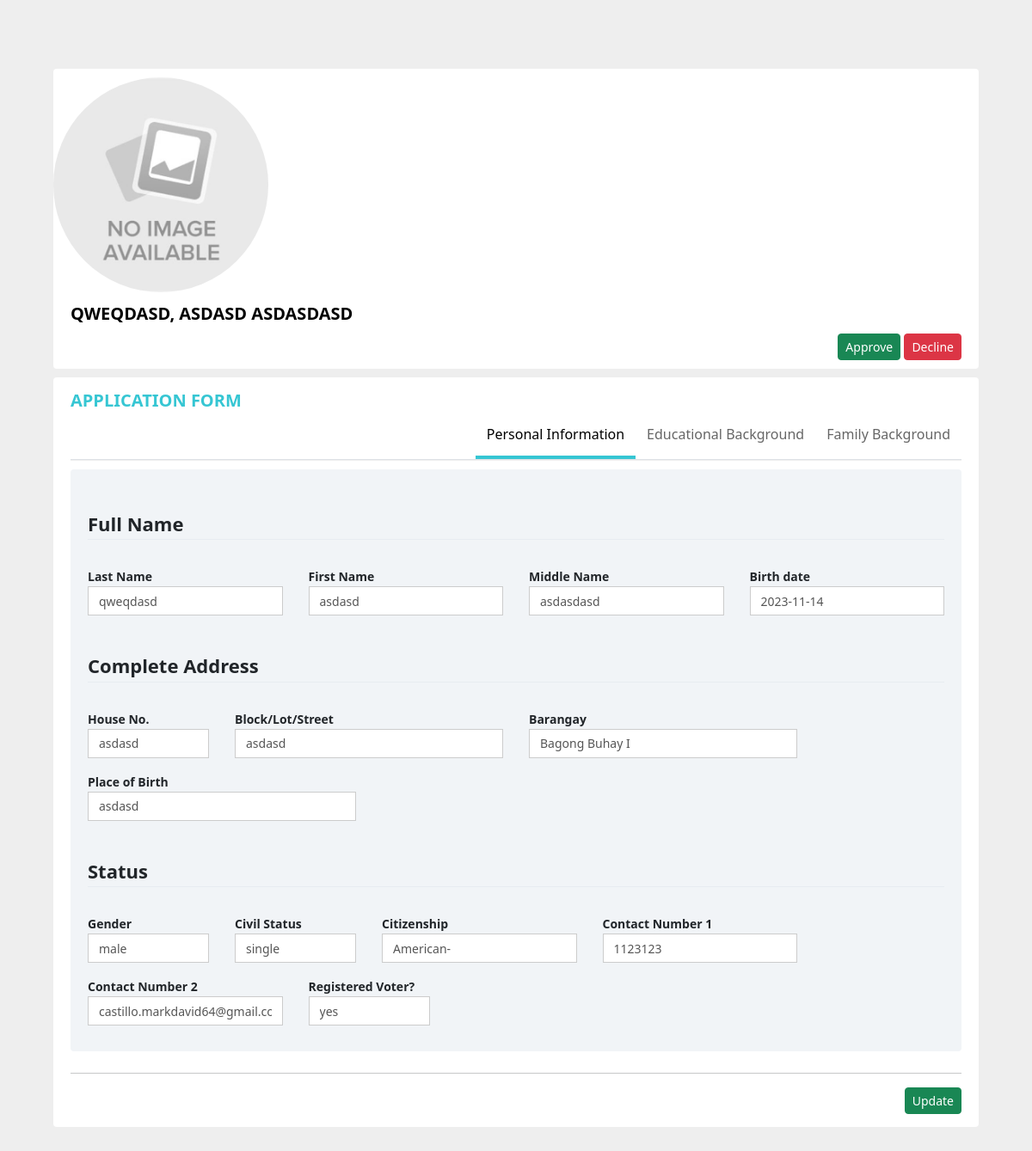
The app's page /pages/admin/action/profileStaffDb.php?id=127, older data.
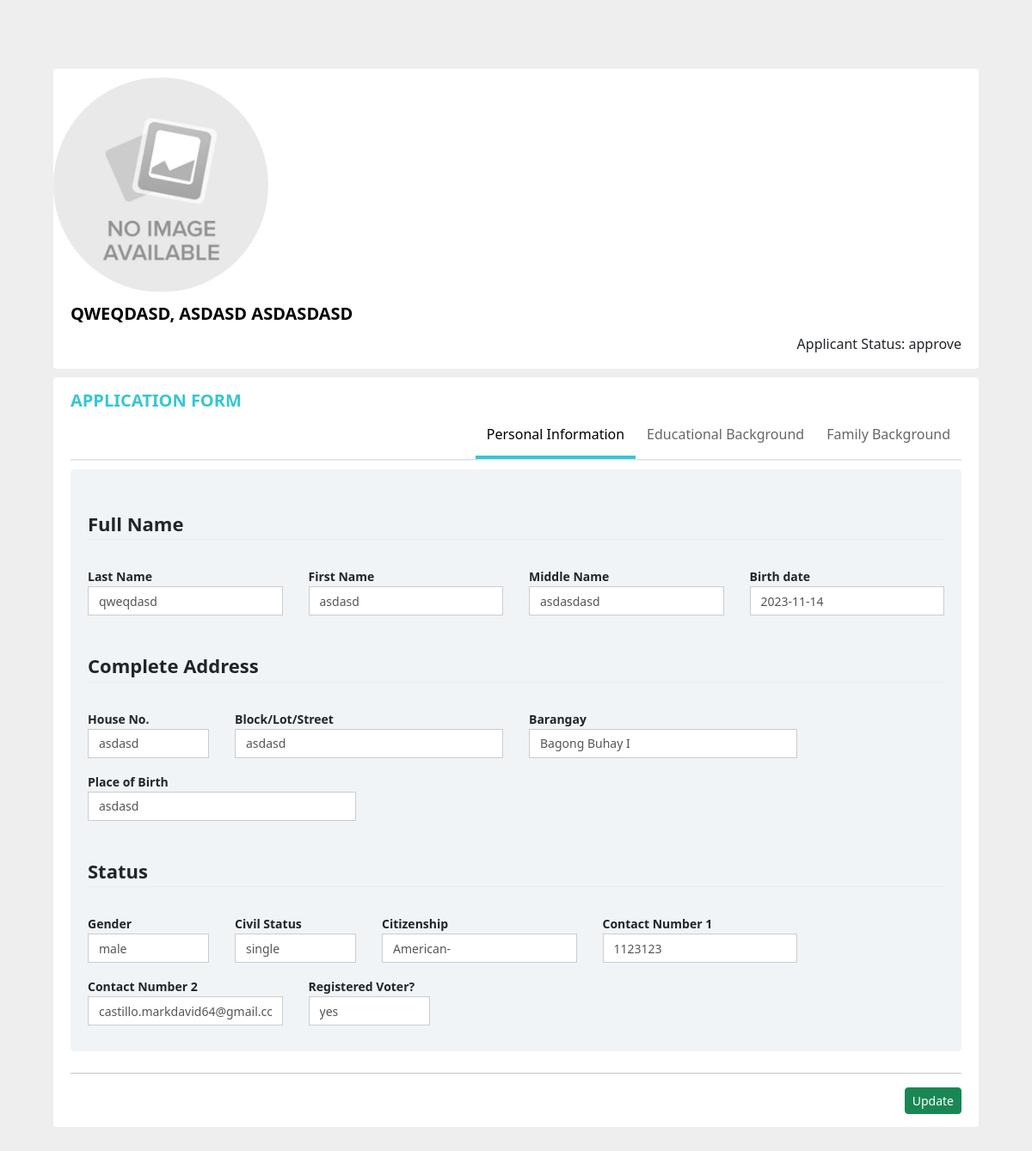
The same page, newer data.
### tables this page shows
CREATE TABLE `registration` (
  `applicant_id` int(11) NOT NULL,
  `fullName` varchar(255) NOT NULL,
  `lastName` varchar(50) NOT NULL,
  `firstName` varchar(50) NOT NULL,
  `middleName` varchar(50) NOT NULL,
  `status` varchar(100) DEFAULT NULL,
  `gender` varchar(10) NOT NULL,
  `civilStatus` varchar(10) NOT NULL,
  `voter` varchar(5) NOT NULL,
  `birthDate` date NOT NULL,
  `birthPlace` varchar(100) NOT NULL,
  `citizenship` varchar(10) NOT NULL,
  `fullAddress` varchar(255) NOT NULL,
  `houseAddress` varchar(100) NOT NULL,
  `streetAddress` varchar(100) NOT NULL,
  `barangayAddress` varchar(100) NOT NULL,
  `contactNum1` varchar(20) NOT NULL,
  `contactNum2` varchar(255) NOT NULL,
  `pic2x2` varchar(255) NOT NULL,
  `signaturePic` varchar(255) NOT NULL,
  `schoolName` varchar(100) NOT NULL,
  `schoolAddress` varchar(100) NOT NULL,
  `schoolType` varchar(10) NOT NULL,
  `course` varchar(50) NOT NULL,
  `yearLevel` varchar(50) NOT NULL,
  `fatherName` varchar(100) NOT NULL,
  `fatherStatus` varchar(20) NOT NULL,
  `fatherAddress` varchar(100) NOT NULL,
  `fatherContact` int(20) NOT NULL,
  `fatherOccupation` varchar(50) NOT NULL,
  `fatherEduc` varchar(50) NOT NULL,
  `motherName` varchar(100) NOT NULL,
  `motherStatus` varchar(50) NOT NULL,
  `motherAddress` varchar(100) NOT NULL,
  `motherContact` int(20) NOT NULL,
  `motherOccupation` varchar(50) NOT NULL,
  `motherEduc` varchar(50) NOT NULL,
  `guardianName` varchar(100) NOT NULL,
  `guardianAddress` varchar(100) NOT NULL,
  `guardianContact` int(20) NOT NULL,
  `guardianOccupation` varchar(50) NOT NULL,
  `guardianEduc` varchar(50) NOT NULL,
  `sibling1` varchar(200) NOT NULL,
  `sibling2` varchar(200) NOT NULL,
  `sibling3` varchar(200) NOT NULL,
  `sibling4` varchar(200) NOT NULL,
  `sibling5` varchar(200) NOT NULL,
  `sibling6` varchar(200) NOT NULL,
  `sizeFamily` int(50) NOT NULL,
  `annualGross` int(100) NOT NULL,
  `date` date NOT NULL DEFAULT current_timestamp()
);

CREATE TABLE `registration_approval` (
  `action_id` int(100) NOT NULL,
  `application_id` int(100) NOT NULL,
  `action_type` varchar(50) NOT NULL,
  `exam_status` varchar(100) DEFAULT NULL,
  `date` datetime NOT NULL DEFAULT current_timestamp()
);

### pages/admin/action/profileStaffDb.php (the view, shortened to what the rows shown need)
<?php
include '../include/dbConnection.php';
if (isset($_GET['id'])) {
    $applicantId = $_GET['id'];
    $sql = "SELECT * FROM registration WHERE applicant_id = '$applicantId'";
    $result = mysqli_query($conn, $sql);
    if ($result) {
        if (mysqli_num_rows($result) > 0) {
            $row = mysqli_fetch_assoc($result);
            extract($row);
        } else {
            echo "No row found with the specified ID.";
        }
    } else {
        echo "Error executing the query: " . mysqli_error($conn);
    }
} else {
    echo "No ID parameter found in the URL.";
}
?>
<!DOCTYPE html>
<html lang="en">
<head>
    <link href="https://cdn.jsdelivr.net/npm/bootstrap@5.3.0/dist/css/bootstrap.min.css" rel="stylesheet">
    <link rel="stylesheet" href="../../style/tabbing.css">
</head>
<body>
    <div class="container">
        <div class="profileBar">
            <div class="portlet light profileBar-portlet">
                <div class="profile-usertab">
                    <div class="profile-user-name text-uppercase"><?php echo $fullName ?>
                    </div>
                    <div class="actionBtn">
                        <?php if ($status == 'done') {
                            $status_sql = "SELECT * FROM registration_approval WHERE application_id = '$applicantId'";
                            $status_result = mysqli_query($conn, $status_sql);
                            if ($status_result) {
                                $row = mysqli_fetch_assoc($status_result);
                                if ($row) {
                                    $action = $row['action_type'];
                                    echo "Applicant Status: $action";
                                } else {
                                    echo "No action found for applicant with ID $applicantId";
                                }
                            } else {
                                echo "Error executing the query: " . mysqli_error($conn);
                            }
                        } else { ?>
                            <button type="button" id="approveBtn" class="btnApprove btn btn-success btn-sm" onclick="sendAction('<?php echo $applicantId; ?>', 'approve')">Approve</button>
                            <button type="button" id="declineBtn" class="btnDecline btn btn-danger btn-sm" onclick="sendAction('<?php echo $applicantId; ?>', 'decline')">Decline</button>
                        <?php }
                        ?>
                    </div>
                </div>
            </div>
        </div>
        <div class="portlet light">
            <div class="tab-content">
                <div class="tab-pane active" id="personInfo">
                    <form class="profile-form" role="form" autocomplete="on">
                        <div class="portletForm light bg-inverse">
                            <div class="portlet-body form">
                                <div class="row">
                                    <div class="col-md-3 col-sm-4">
                                        <div class="form-group">
                                            <label class="control-label bold font-xs">Last Name</label>
                                            <input type="text" class="form-control" name="l-name" id="l-name" value="<?php echo $lastName ?> " readonly>
                                        </div>
                                    </div>
                                    <div class="col-md-3 col-sm-4">
                                        <div class="form-group">
                                            <label class="control-label bold font-xs">First Name</label>
                                            <input type="text" class="form-control" name="f-name" id="f-name" value="<?php echo $firstName ?> " readonly>
                                        </div>
                                    </div>
                                    <div class="col-md-3 col-sm-4">
                                        <div class="form-group">
                                            <label class="control-label bold font-xs">Middle Name</label>
                                            <input type="text" class="form-control" name="m-name" id="m-name" value="<?php echo $middleName ?> " readonly>
                                        </div>
                                    </div>
                                    <div class="col-md-3">
                                        <div class="form-group">
                                            <div class="input-group">
                                                <input type="text" class="form-control" name="b-date" id="b-date" value="<?php echo $birthDate ?> " readonly>
                                            </div>
                                        </div>
                                    </div>
                                </div>
                                <div class="row">
                                    <div class="col-md-2">
                                        <div class="form-group">
                                            <label class="control-label bold font-xs">House No.</label>
                                            <input type="text" class="form-control" name="add-ress" id="add-ress" value="<?php echo $houseAddress ?> " readonly>
                                        </div>
                                    </div>
                                    <div class="col-md-4 col-sm-5">
                                        <div class="form-group">
                                            <label class="control-label bold font-xs">Block/Lot/Street</label>
                                            <input type="text" class="form-control" name="block-lot" id="block-lot" value="<?php echo $streetAddress ?> " readonly>
                                        </div>
                                    </div>
                                    <div class="col-md-4 col-sm-5">
                                        <div class="form-group">
                                            <label class="control-label bold font-xs">Barangay</label>
                                            <input type="text" class="form-control" name="street" id="street" value="<?php echo $barangayAddress ?> " readonly>
                                        </div>
                                    </div>
                                    <div class="col-md-4">
                                        <div class="form-group">
                                            <label class="control-label bold font-xs">Place of Birth</label>
                                            <input type="text" class="form-control" name="place-birth" id="place-birth" value="<?php echo $birthPlace ?> " readonly>
                                        </div>
                                    </div>
                                </div>
                                <div class="row">
                                    <div class="col-md-2 col-sm-3">
                                        <div class="form-group">
                                            <label class="control-label bold font-xs">Gender</label>
                                            <input type="text" class="form-control" name="place-birth" id="place-birth" value="<?php echo $gender ?> " readonly>
                                        </div>
                                    </div>
                                    <div class="col-md-2 col-sm-3">
                                        <div class="form-group">
                                            <label class="control-label bold font-xs">Civil Status</label>
                                            <input type="text" class="form-control" name="place-birth" id="place-birth" value="<?php echo $civilStatus ?> " readonly>
                                        </div>
                                    </div>
                                    <div class="col-md-3 col-sm-4">
                                        <div class="form-group">
                                            <label class="control-label bold font-xs">Citizenship</label>
                                            <input type="text" class="form-control" name="place-birth" id="place-birth" value="<?php echo $citizenship ?> " readonly>
                                        </div>
                                    </div>
                                    <div class="col-md-3 col-sm-4">
                                        <div class="form-group">
                                            <label class="control-label bold font-xs">Contact Number 1</label>
                                            <input type="text" class="form-control" name="contactNum" id="contactNum" value="<?php echo $contactNum1 ?> " readonly>
                                        </div>
                                    </div>
                                    <div class="col-md-3 col-sm-4">
                                        <div class="form-group">
                                            <label class="control-label bold font-xs">Contact Number 2</label>
                                            <input type="text" class="form-control" name="contactNum2" id="contactNum2" value="<?php echo $contactNum2 ?> " readonly>
                                        </div>
                                    </div>
                                    <div class="col-md-2 col-sm-3">
                                        <div class="form-group">
                                            <label class="control-label bold font-xs">Registered Voter?</label>
                                            <input type="text" class="form-control" name="contactNum2" id="contactNum2" value="<?php echo $voter ?> " readonly>
                                        </div>
                                    </div>
                                </div>
                            </div>
                        </div>
                    </form>
                </div>
            </div>
        </div>
    </div>
</body>
</html>

Row changes from the older to the newer data that the page shows:
added registration_approval: action_type "approve"
Text that changed along with them:
text no longer shown: "Approve Decline"
text now shown: "Applicant Status:"
